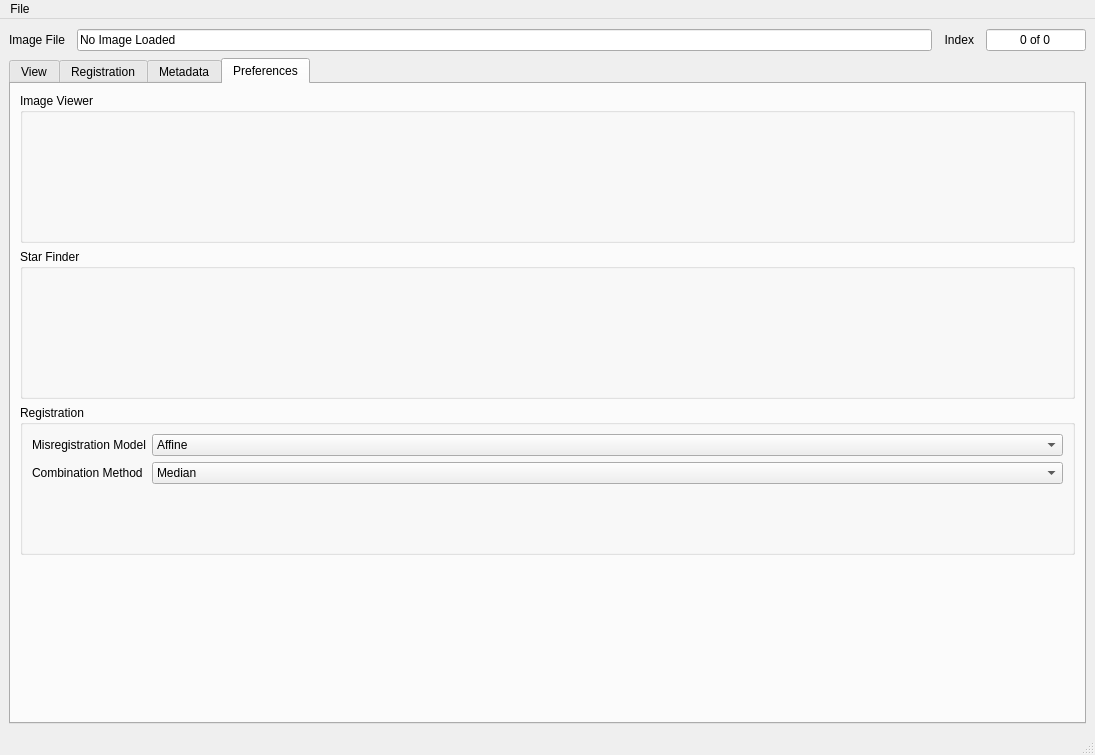
<?xml version="1.0" encoding="UTF-8"?>
<ui version="4.0">
 <class>MainWindow</class>
 <widget class="QMainWindow" name="MainWindow">
  <property name="geometry">
   <rect>
    <x>0</x>
    <y>0</y>
    <width>1095</width>
    <height>755</height>
   </rect>
  </property>
  <property name="sizePolicy">
   <sizepolicy hsizetype="Preferred" vsizetype="Preferred">
    <horstretch>0</horstretch>
    <verstretch>0</verstretch>
   </sizepolicy>
  </property>
  <property name="minimumSize">
   <size>
    <width>0</width>
    <height>0</height>
   </size>
  </property>
  <property name="windowTitle">
   <string>MainWindow</string>
  </property>
  <widget class="QWidget" name="centralwidget">
   <layout class="QVBoxLayout" name="verticalLayout_2">
    <item>
     <widget class="QWidget" name="widget" native="true">
      <property name="minimumSize">
       <size>
        <width>0</width>
        <height>24</height>
       </size>
      </property>
      <property name="maximumSize">
       <size>
        <width>16777215</width>
        <height>45</height>
       </size>
      </property>
      <layout class="QHBoxLayout" name="topLayout">
       <property name="spacing">
        <number>12</number>
       </property>
       <property name="leftMargin">
        <number>0</number>
       </property>
       <property name="topMargin">
        <number>0</number>
       </property>
       <property name="rightMargin">
        <number>0</number>
       </property>
       <property name="bottomMargin">
        <number>0</number>
       </property>
       <item>
        <widget class="QLabel" name="label_2">
         <property name="text">
          <string>Image File</string>
         </property>
         <property name="alignment">
          <set>Qt::AlignRight|Qt::AlignTrailing|Qt::AlignVCenter</set>
         </property>
        </widget>
       </item>
       <item>
        <widget class="QLineEdit" name="fnameText">
         <property name="text">
          <string>No Image Loaded</string>
         </property>
         <property name="alignment">
          <set>Qt::AlignLeading|Qt::AlignLeft|Qt::AlignVCenter</set>
         </property>
         <property name="readOnly">
          <bool>true</bool>
         </property>
         <property name="placeholderText">
          <string extracomment="No Image Loaded"/>
         </property>
        </widget>
       </item>
       <item>
        <widget class="QLabel" name="label_6">
         <property name="text">
          <string>Index</string>
         </property>
         <property name="alignment">
          <set>Qt::AlignRight|Qt::AlignTrailing|Qt::AlignVCenter</set>
         </property>
        </widget>
       </item>
       <item>
        <widget class="QLineEdit" name="indexText">
         <property name="maximumSize">
          <size>
           <width>100</width>
           <height>16777215</height>
          </size>
         </property>
         <property name="text">
          <string>0 of 0</string>
         </property>
         <property name="alignment">
          <set>Qt::AlignCenter</set>
         </property>
         <property name="readOnly">
          <bool>true</bool>
         </property>
        </widget>
       </item>
      </layout>
     </widget>
    </item>
    <item>
     <widget class="QTabWidget" name="tabWidget">
      <property name="sizePolicy">
       <sizepolicy hsizetype="Preferred" vsizetype="Preferred">
        <horstretch>0</horstretch>
        <verstretch>0</verstretch>
       </sizepolicy>
      </property>
      <property name="minimumSize">
       <size>
        <width>0</width>
        <height>0</height>
       </size>
      </property>
      <property name="autoFillBackground">
       <bool>false</bool>
      </property>
      <property name="tabPosition">
       <enum>QTabWidget::North</enum>
      </property>
      <property name="tabShape">
       <enum>QTabWidget::Rounded</enum>
      </property>
      <property name="currentIndex">
       <number>3</number>
      </property>
      <widget class="QWidget" name="tabView">
       <attribute name="title">
        <string>View</string>
       </attribute>
       <layout class="QVBoxLayout" name="verticalLayout_4">
        <item>
         <widget class="QFrame" name="imageFrame">
          <property name="frameShape">
           <enum>QFrame::StyledPanel</enum>
          </property>
          <property name="frameShadow">
           <enum>QFrame::Raised</enum>
          </property>
          <layout class="QHBoxLayout" name="horizontalLayout">
           <item>
            <widget class="QToolBox" name="toolBox">
             <property name="maximumSize">
              <size>
               <width>200</width>
               <height>16777215</height>
              </size>
             </property>
             <property name="autoFillBackground">
              <bool>false</bool>
             </property>
             <property name="frameShape">
              <enum>QFrame::NoFrame</enum>
             </property>
             <property name="frameShadow">
              <enum>QFrame::Sunken</enum>
             </property>
             <property name="lineWidth">
              <number>1</number>
             </property>
             <property name="midLineWidth">
              <number>0</number>
             </property>
             <property name="currentIndex">
              <number>2</number>
             </property>
             <widget class="QWidget" name="levelsTools">
              <property name="geometry">
               <rect>
                <x>0</x>
                <y>0</y>
                <width>200</width>
                <height>473</height>
               </rect>
              </property>
              <attribute name="label">
               <string>Levels</string>
              </attribute>
              <layout class="QVBoxLayout" name="verticalLayout_5">
               <item>
                <widget class="QPushButton" name="percentileLevels">
                 <property name="sizePolicy">
                  <sizepolicy hsizetype="Preferred" vsizetype="Fixed">
                   <horstretch>0</horstretch>
                   <verstretch>0</verstretch>
                  </sizepolicy>
                 </property>
                 <property name="minimumSize">
                  <size>
                   <width>0</width>
                   <height>40</height>
                  </size>
                 </property>
                 <property name="maximumSize">
                  <size>
                   <width>1000</width>
                   <height>40</height>
                  </size>
                 </property>
                 <property name="text">
                  <string>Percentile Levels</string>
                 </property>
                 <property name="checkable">
                  <bool>true</bool>
                 </property>
                 <property name="checked">
                  <bool>true</bool>
                 </property>
                </widget>
               </item>
               <item>
                <widget class="QSlider" name="maxLevelSlider">
                 <property name="maximum">
                  <number>100</number>
                 </property>
                 <property name="value">
                  <number>100</number>
                 </property>
                 <property name="orientation">
                  <enum>Qt::Horizontal</enum>
                 </property>
                </widget>
               </item>
               <item>
                <layout class="QHBoxLayout" name="horizontalLayout_2">
                 <item>
                  <widget class="QLineEdit" name="lowerLimitText">
                   <property name="maximumSize">
                    <size>
                     <width>1000</width>
                     <height>16777215</height>
                    </size>
                   </property>
                  </widget>
                 </item>
                 <item>
                  <widget class="QLineEdit" name="upperLimitText">
                   <property name="maximumSize">
                    <size>
                     <width>1000</width>
                     <height>16777215</height>
                    </size>
                   </property>
                  </widget>
                 </item>
                </layout>
               </item>
               <item>
                <widget class="QSlider" name="minLevelSlider">
                 <property name="maximum">
                  <number>100</number>
                 </property>
                 <property name="orientation">
                  <enum>Qt::Horizontal</enum>
                 </property>
                </widget>
               </item>
               <item>
                <spacer name="verticalSpacer_2">
                 <property name="orientation">
                  <enum>Qt::Vertical</enum>
                 </property>
                 <property name="sizeHint" stdset="0">
                  <size>
                   <width>20</width>
                   <height>40</height>
                  </size>
                 </property>
                </spacer>
               </item>
              </layout>
             </widget>
             <widget class="QWidget" name="starsTools">
              <property name="geometry">
               <rect>
                <x>0</x>
                <y>0</y>
                <width>200</width>
                <height>473</height>
               </rect>
              </property>
              <attribute name="label">
               <string>Stars</string>
              </attribute>
              <layout class="QVBoxLayout" name="verticalLayout">
               <item>
                <widget class="QPushButton" name="findStarsButton">
                 <property name="sizePolicy">
                  <sizepolicy hsizetype="Preferred" vsizetype="Fixed">
                   <horstretch>0</horstretch>
                   <verstretch>0</verstretch>
                  </sizepolicy>
                 </property>
                 <property name="minimumSize">
                  <size>
                   <width>0</width>
                   <height>40</height>
                  </size>
                 </property>
                 <property name="maximumSize">
                  <size>
                   <width>1000</width>
                   <height>40</height>
                  </size>
                 </property>
                 <property name="text">
                  <string>Find Stars</string>
                 </property>
                </widget>
               </item>
               <item>
                <spacer name="verticalSpacer">
                 <property name="orientation">
                  <enum>Qt::Vertical</enum>
                 </property>
                 <property name="sizeHint" stdset="0">
                  <size>
                   <width>20</width>
                   <height>398</height>
                  </size>
                 </property>
                </spacer>
               </item>
              </layout>
             </widget>
             <widget class="QWidget" name="registerTools">
              <property name="geometry">
               <rect>
                <x>0</x>
                <y>0</y>
                <width>200</width>
                <height>473</height>
               </rect>
              </property>
              <attribute name="label">
               <string>Register</string>
              </attribute>
              <layout class="QVBoxLayout" name="verticalLayout_6">
               <item>
                <widget class="QPushButton" name="registerStackButton">
                 <property name="sizePolicy">
                  <sizepolicy hsizetype="Preferred" vsizetype="Fixed">
                   <horstretch>0</horstretch>
                   <verstretch>0</verstretch>
                  </sizepolicy>
                 </property>
                 <property name="minimumSize">
                  <size>
                   <width>0</width>
                   <height>40</height>
                  </size>
                 </property>
                 <property name="maximumSize">
                  <size>
                   <width>1677215</width>
                   <height>16777215</height>
                  </size>
                 </property>
                 <property name="text">
                  <string>Register Stack</string>
                 </property>
                </widget>
               </item>
               <item>
                <widget class="QPushButton" name="averageStackButton">
                 <property name="minimumSize">
                  <size>
                   <width>0</width>
                   <height>40</height>
                  </size>
                 </property>
                 <property name="text">
                  <string>Combine Stack</string>
                 </property>
                 <property name="checkable">
                  <bool>false</bool>
                 </property>
                </widget>
               </item>
               <item>
                <spacer name="verticalSpacer_3">
                 <property name="orientation">
                  <enum>Qt::Vertical</enum>
                 </property>
                 <property name="sizeHint" stdset="0">
                  <size>
                   <width>20</width>
                   <height>398</height>
                  </size>
                 </property>
                </spacer>
               </item>
              </layout>
             </widget>
            </widget>
           </item>
           <item>
            <widget class="ImageViewer" name="imageViewer"/>
           </item>
          </layout>
         </widget>
        </item>
       </layout>
      </widget>
      <widget class="QWidget" name="tabRegistration">
       <attribute name="title">
        <string>Registration</string>
       </attribute>
       <layout class="QVBoxLayout" name="verticalLayout_3">
        <item>
         <widget class="QWidget" name="widget_3" native="true">
          <layout class="QHBoxLayout" name="horizontalLayout_3">
           <item>
            <spacer name="horizontalSpacer">
             <property name="orientation">
              <enum>Qt::Horizontal</enum>
             </property>
             <property name="sizeHint" stdset="0">
              <size>
               <width>40</width>
               <height>20</height>
              </size>
             </property>
            </spacer>
           </item>
          </layout>
         </widget>
        </item>
        <item>
         <widget class="QTableWidget" name="registerImageList">
          <property name="frameShape">
           <enum>QFrame::Panel</enum>
          </property>
          <property name="frameShadow">
           <enum>QFrame::Sunken</enum>
          </property>
          <property name="sizeAdjustPolicy">
           <enum>QAbstractScrollArea::AdjustIgnored</enum>
          </property>
          <property name="alternatingRowColors">
           <bool>true</bool>
          </property>
          <property name="iconSize">
           <size>
            <width>0</width>
            <height>0</height>
           </size>
          </property>
          <property name="gridStyle">
           <enum>Qt::DotLine</enum>
          </property>
          <property name="sortingEnabled">
           <bool>true</bool>
          </property>
          <property name="wordWrap">
           <bool>true</bool>
          </property>
          <property name="rowCount">
           <number>0</number>
          </property>
          <property name="columnCount">
           <number>6</number>
          </property>
          <attribute name="horizontalHeaderDefaultSectionSize">
           <number>80</number>
          </attribute>
          <attribute name="horizontalHeaderMinimumSectionSize">
           <number>64</number>
          </attribute>
          <attribute name="horizontalHeaderStretchLastSection">
           <bool>true</bool>
          </attribute>
          <attribute name="verticalHeaderCascadingSectionResizes">
           <bool>false</bool>
          </attribute>
          <attribute name="verticalHeaderDefaultSectionSize">
           <number>24</number>
          </attribute>
          <attribute name="verticalHeaderMinimumSectionSize">
           <number>20</number>
          </attribute>
          <attribute name="verticalHeaderShowSortIndicator" stdset="0">
           <bool>true</bool>
          </attribute>
          <attribute name="verticalHeaderStretchLastSection">
           <bool>false</bool>
          </attribute>
          <column>
           <property name="text">
            <string>X Disp</string>
           </property>
          </column>
          <column>
           <property name="text">
            <string>Y Disp</string>
           </property>
          </column>
          <column>
           <property name="text">
            <string>Rotation</string>
           </property>
          </column>
          <column>
           <property name="text">
            <string># Stars</string>
           </property>
          </column>
          <column>
           <property name="text">
            <string>FWHM</string>
           </property>
          </column>
          <column>
           <property name="text">
            <string>Image File</string>
           </property>
          </column>
         </widget>
        </item>
       </layout>
      </widget>
      <widget class="QWidget" name="tabMetadata">
       <attribute name="title">
        <string>Metadata</string>
       </attribute>
       <layout class="QVBoxLayout" name="verticalLayout_7">
        <item>
         <widget class="FITSMetaText" name="FITSMetaText">
          <property name="html">
           <string>&lt;!DOCTYPE HTML PUBLIC &quot;-//W3C//DTD HTML 4.0//EN&quot; &quot;http://www.w3.org/TR/REC-html40/strict.dtd&quot;&gt;
&lt;html&gt;&lt;head&gt;&lt;meta name=&quot;qrichtext&quot; content=&quot;1&quot; /&gt;&lt;style type=&quot;text/css&quot;&gt;
p, li { white-space: pre-wrap; }
&lt;/style&gt;&lt;/head&gt;&lt;body style=&quot; font-family:'.SF NS Text'; font-size:13pt; font-weight:400; font-style:normal;&quot;&gt;
&lt;p style=&quot; margin-top:0px; margin-bottom:0px; margin-left:0px; margin-right:0px; -qt-block-indent:0; text-indent:0px;&quot;&gt;&lt;span style=&quot; font-size:18pt; font-weight:600;&quot;&gt;FITS Header Metadata&lt;/span&gt;&lt;/p&gt;
&lt;p style=&quot;-qt-paragraph-type:empty; margin-top:0px; margin-bottom:0px; margin-left:0px; margin-right:0px; -qt-block-indent:0; text-indent:0px; font-size:18pt; font-weight:600;&quot;&gt;&lt;br /&gt;&lt;/p&gt;&lt;/body&gt;&lt;/html&gt;</string>
          </property>
         </widget>
        </item>
       </layout>
      </widget>
      <widget class="QWidget" name="tabPrefs">
       <attribute name="title">
        <string>Preferences</string>
       </attribute>
       <layout class="QVBoxLayout" name="verticalLayout_8">
        <item>
         <widget class="QGroupBox" name="groupBox">
          <property name="minimumSize">
           <size>
            <width>0</width>
            <height>150</height>
           </size>
          </property>
          <property name="title">
           <string>Image Viewer</string>
          </property>
         </widget>
        </item>
        <item>
         <widget class="QGroupBox" name="groupBox_3">
          <property name="minimumSize">
           <size>
            <width>0</width>
            <height>150</height>
           </size>
          </property>
          <property name="title">
           <string>Star Finder</string>
          </property>
         </widget>
        </item>
        <item>
         <widget class="QGroupBox" name="groupBox_2">
          <property name="minimumSize">
           <size>
            <width>0</width>
            <height>150</height>
           </size>
          </property>
          <property name="title">
           <string>Registration</string>
          </property>
          <layout class="QFormLayout" name="formLayout">
           <property name="formAlignment">
            <set>Qt::AlignLeading|Qt::AlignLeft|Qt::AlignTop</set>
           </property>
           <item row="0" column="0">
            <widget class="QLabel" name="misregModelLabel">
             <property name="text">
              <string>Misregistration Model</string>
             </property>
            </widget>
           </item>
           <item row="2" column="0">
            <widget class="QLabel" name="combMethodLabel">
             <property name="text">
              <string>Combination Method</string>
             </property>
            </widget>
           </item>
           <item row="2" column="1">
            <widget class="QComboBox" name="combMethodChoice">
             <property name="minimumSize">
              <size>
               <width>300</width>
               <height>0</height>
              </size>
             </property>
             <property name="currentIndex">
              <number>0</number>
             </property>
             <item>
              <property name="text">
               <string>Median</string>
              </property>
             </item>
             <item>
              <property name="text">
               <string>Mean with Quartile Outlier Rejection</string>
              </property>
             </item>
             <item>
              <property name="text">
               <string>Mean with Sigma Outlier Rejection</string>
              </property>
             </item>
            </widget>
           </item>
           <item row="0" column="1">
            <widget class="QComboBox" name="misregModelChoice">
             <property name="sizePolicy">
              <sizepolicy hsizetype="Preferred" vsizetype="Fixed">
               <horstretch>0</horstretch>
               <verstretch>0</verstretch>
              </sizepolicy>
             </property>
             <property name="minimumSize">
              <size>
               <width>300</width>
               <height>0</height>
              </size>
             </property>
             <property name="currentIndex">
              <number>1</number>
             </property>
             <item>
              <property name="text">
               <string>Rigid Body</string>
              </property>
             </item>
             <item>
              <property name="text">
               <string>Affine</string>
              </property>
             </item>
             <item>
              <property name="text">
               <string>Perspective</string>
              </property>
             </item>
            </widget>
           </item>
          </layout>
         </widget>
        </item>
        <item>
         <spacer name="verticalSpacer_4">
          <property name="orientation">
           <enum>Qt::Vertical</enum>
          </property>
          <property name="sizeHint" stdset="0">
           <size>
            <width>20</width>
            <height>171</height>
           </size>
          </property>
         </spacer>
        </item>
       </layout>
      </widget>
     </widget>
    </item>
   </layout>
  </widget>
  <widget class="QMenuBar" name="menubar">
   <property name="geometry">
    <rect>
     <x>0</x>
     <y>0</y>
     <width>1095</width>
     <height>22</height>
    </rect>
   </property>
   <property name="defaultUp">
    <bool>false</bool>
   </property>
   <widget class="QMenu" name="menuFile">
    <property name="title">
     <string>File</string>
    </property>
    <addaction name="actionOpen_FITS"/>
    <addaction name="actionSave_FITS"/>
    <addaction name="separator"/>
    <addaction name="actionClose"/>
   </widget>
   <addaction name="menuFile"/>
  </widget>
  <widget class="QStatusBar" name="statusbar"/>
  <action name="actionSave_FITS">
   <property name="text">
    <string>Save FITS ...</string>
   </property>
   <property name="shortcut">
    <string>Ctrl+S</string>
   </property>
  </action>
  <action name="actionOpen_FITS">
   <property name="text">
    <string>Open FITS ...</string>
   </property>
   <property name="shortcut">
    <string>Ctrl+O</string>
   </property>
  </action>
  <action name="actionClose">
   <property name="text">
    <string>Close</string>
   </property>
   <property name="shortcut">
    <string>Ctrl+W</string>
   </property>
  </action>
  <action name="actionFindStars">
   <property name="text">
    <string>FindStars</string>
   </property>
   <property name="shortcut">
    <string>Ctrl+F</string>
   </property>
  </action>
  <action name="actionRegisterStack">
   <property name="text">
    <string>RegisterStack</string>
   </property>
   <property name="shortcut">
    <string>Ctrl+R</string>
   </property>
  </action>
  <action name="actionAverageStack">
   <property name="text">
    <string>AverageStack</string>
   </property>
   <property name="shortcut">
    <string>Ctrl+A</string>
   </property>
  </action>
 </widget>
 <customwidgets>
  <customwidget>
   <class>ImageViewer</class>
   <extends>QGraphicsView</extends>
   <header>stellate.imageviewer</header>
  </customwidget>
  <customwidget>
   <class>FITSMetaText</class>
   <extends>QTextEdit</extends>
   <header>stellate.fitsmetatext</header>
  </customwidget>
 </customwidgets>
 <resources/>
 <connections>
  <connection>
   <sender>actionClose</sender>
   <signal>triggered()</signal>
   <receiver>MainWindow</receiver>
   <slot>close()</slot>
   <hints>
    <hint type="sourcelabel">
     <x>-1</x>
     <y>-1</y>
    </hint>
    <hint type="destinationlabel">
     <x>799</x>
     <y>424</y>
    </hint>
   </hints>
  </connection>
  <connection>
   <sender>findStarsButton</sender>
   <signal>clicked()</signal>
   <receiver>actionFindStars</receiver>
   <slot>trigger()</slot>
   <hints>
    <hint type="sourcelabel">
     <x>295</x>
     <y>537</y>
    </hint>
    <hint type="destinationlabel">
     <x>-1</x>
     <y>-1</y>
    </hint>
   </hints>
  </connection>
  <connection>
   <sender>registerStackButton</sender>
   <signal>clicked()</signal>
   <receiver>actionRegisterStack</receiver>
   <slot>trigger()</slot>
   <hints>
    <hint type="sourcelabel">
     <x>139</x>
     <y>242</y>
    </hint>
    <hint type="destinationlabel">
     <x>-1</x>
     <y>-1</y>
    </hint>
   </hints>
  </connection>
  <connection>
   <sender>averageStackButton</sender>
   <signal>clicked()</signal>
   <receiver>actionAverageStack</receiver>
   <slot>trigger()</slot>
   <hints>
    <hint type="sourcelabel">
     <x>139</x>
     <y>284</y>
    </hint>
    <hint type="destinationlabel">
     <x>-1</x>
     <y>-1</y>
    </hint>
   </hints>
  </connection>
 </connections>
</ui>
